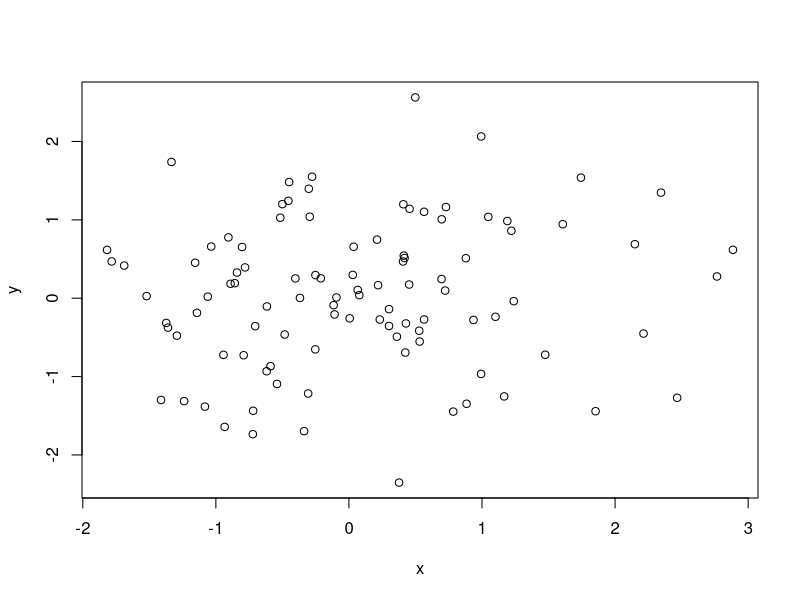

The R source for this figure:
## ---- chunk 1
x <- rnorm(100)
y <- rnorm(100)
plot(x, y)
## ---- chunk 2
summary(x)
## ---- chunk 3
x <- rnorm(50)
